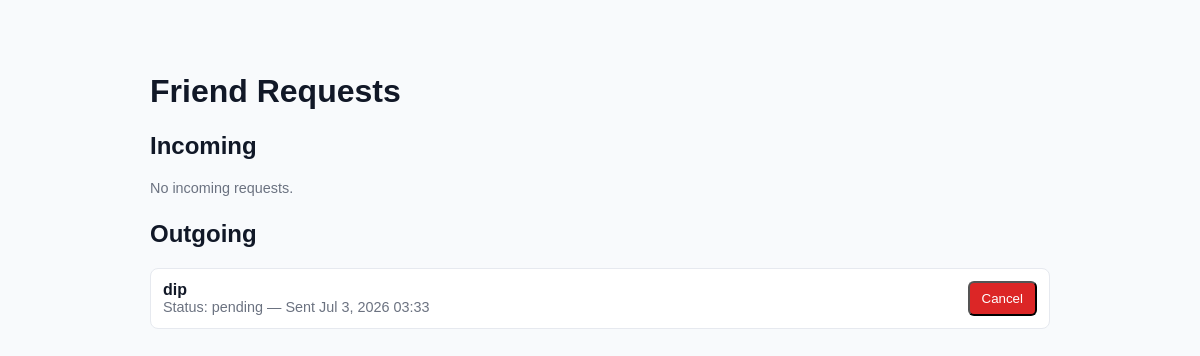
The page /friends/requests/ (signed in) on the database its author committed.
### friends/models.py (models this page shows)
class FriendRequest(models.Model):
    sender = models.ForeignKey(
        User,
        on_delete=models.CASCADE,
        related_name="sent_requests"
    )
    receiver = models.ForeignKey(
        User,
        on_delete=models.CASCADE,
        related_name="received_requests"
    )
    status = models.CharField(
        max_length=20,
        choices=[
            ("pending", "Pending"),
            ("accepted", "Accepted"),
            ("rejected", "Rejected"),
        ],
        default="pending"
    )
    created_at = models.DateTimeField(auto_now_add=True)
    class Meta:
        unique_together = ("sender", "receiver")

### friends/views.py (the view)
# urls.py: path("requests/", requests_view, name="requests"),
@login_required
def requests_view(request):
    incoming = FriendRequest.objects.filter(receiver=request.user, status="pending").order_by("-created_at")
    outgoing = FriendRequest.objects.filter(sender=request.user, status="pending").order_by("-created_at")
    return render(request, "friends/requests.html", {
        "incoming": incoming,
        "outgoing": outgoing,
    })

### friends/templates/friends/requests.html (shortened to what this page needs)
<!DOCTYPE html>
<html>
<head>
</head>
<body>
<div class="container">
    <h1>Friend Requests</h1>
    <h2>Incoming</h2>
    {% if incoming %}
        <div style="display:grid;gap:12px">
        {% for req in incoming %}
            <div class="card row">
                <div>
                    <div style="font-weight:600">{{ req.sender.username }}</div>
                    <div class="muted">Sent {{ req.created_at|date:"M j, Y H:i" }}</div>
                </div>
                <div>
                    <button data-id="{{ req.id }}" class="btn btn-accept accept-btn">Accept</button>
                    <button data-id="{{ req.id }}" class="btn btn-reject reject-btn">Reject</button>
                </div>
            </div>
        {% endfor %}
        </div>
    {% else %}
        <p class="muted">No incoming requests.</p>
    {% endif %}
    <h2 style="margin-top:24px">Outgoing</h2>
    {% if outgoing %}
        <div style="display:grid;gap:12px">
        {% for req in outgoing %}
            <div class="card row">
                <div>
                    <div style="font-weight:600">{{ req.receiver.username }}</div>
                    <div class="muted">Status: {{ req.status }} — Sent {{ req.created_at|date:"M j, Y H:i" }}</div>
                </div>
                <div>
                    {% if req.status == "pending" %}
                        <button data-id="{{ req.id }}" class="btn btn-reject cancel-btn">Cancel</button>
                    {% endif %}
                </div>
            </div>
        {% endfor %}
        </div>
    {% else %}
        <p class="muted">No outgoing requests.</p>
    {% endif %}
</div>
</body>
</html>

### friends/templates/friends/requests.html (style rules this page uses)
body { font-family: Arial, sans-serif; background: #f8fafc; color:#111827; }
.container { max-width:900px; margin:32px auto; padding:20px; }
.card { background:white; border:1px solid #e6e9ef; padding:12px; border-radius:8px; }
.row { display:flex; justify-content:space-between; align-items:center; }
.btn { padding:8px 12px; border-radius:6px; cursor:pointer; }
.btn-reject { background:#dc2626; color:white; }
.muted { color:#6b7280; font-size:0.9rem; }

### rows shown on the page
FriendRequest: receiver.username "dip", status "pending", created_at "Jul 3, 2026 03:33"
